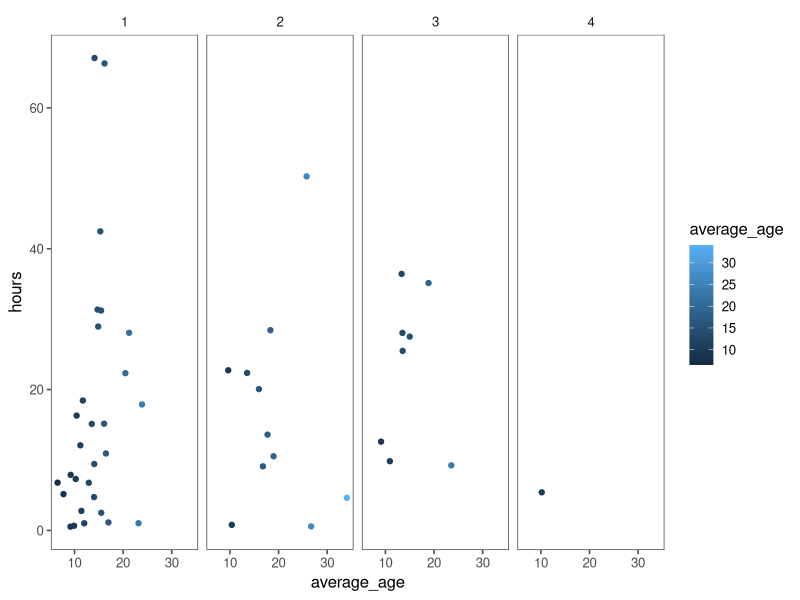
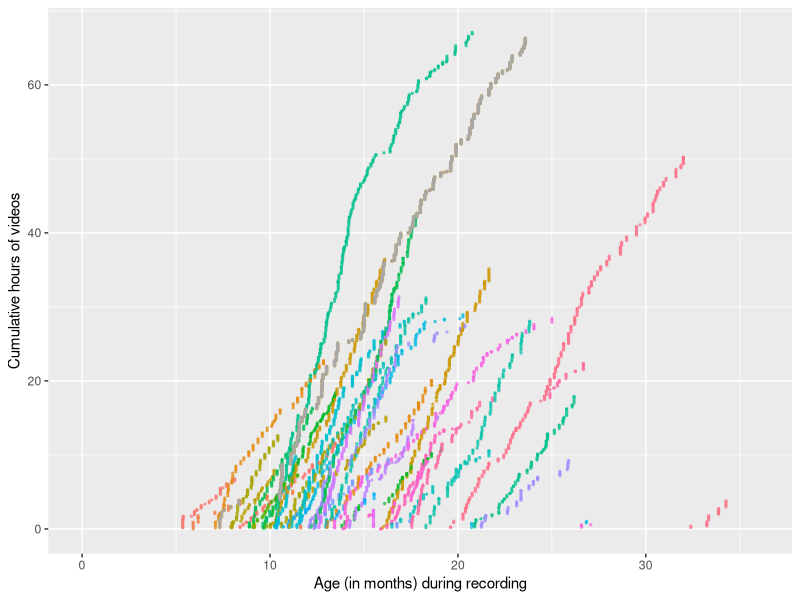
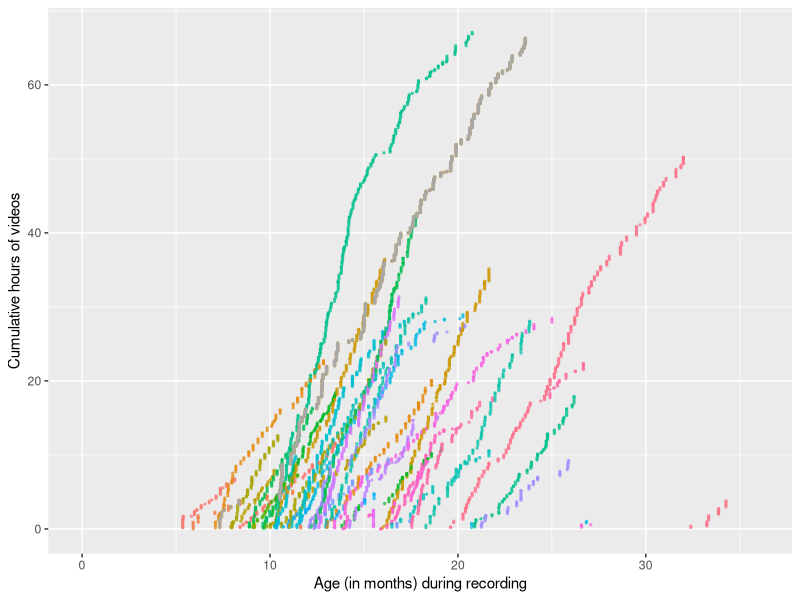

These charts were generated, in order, by the following R code:
## ---- chunk 1
library(tidyverse)
library(here)
library(ggthemes)
## ---- chunk 2
merged = read_csv(file=here::here('data/merged_dataset_with_descriptives.csv'))
## ---- chunk 3
duration_statistics <- merged %>%
  group_by(cohort) %>%
  filter(!is.na(duration)) %>%
  summarize(minutes = sum(duration)/60, hours = minutes /60, subjects = length(unique(subject_id)))

## ---- chunk 4
bv_home = merged %>%
  filter(cohort != 'ego-single') %>%
  filter(!is.na(duration)) %>%
  summarize(minutes = sum(duration)/60, hours = minutes /60, subjects = length(unique(subject_id))) 
## ---- chunk 5
language_data <- merged %>%
  group_by(cohort, subject_id, num_lang) %>%
  summarize(subjects = length(unique(subject_id)), minutes = sum(duration)/60, hours = minutes/60, average_age = mean(age_in_months)) 
## ---- chunk 6
ggplot(language_data, aes(x=average_age, y=hours, col=average_age)) +
  geom_point() +
  facet_grid(~num_lang) +
  theme_few()
## ---- chunk 7

hours_by_subject <- merged %>% 
  group_by(subject_id) %>%
  summarize(num_hours = (sum(duration, na.rm=TRUE)/60)/60) %>%
  arrange(-num_hours) 

hours_by_subject
## ---- chunk 8
main_plot_age_bin <- merged %>%
  mutate(duration_in_minutes = duration/60) %>%
  group_by(subject_id, cohort) %>%
  arrange(age_in_months) %>%
  mutate(minutes_cumulative = cumsum(duration_in_minutes)) %>%
  select(subject_id, minutes_cumulative, age_in_months)
## ---- chunk 9
ggplot(main_plot_age_bin, aes(x=age_in_months, y=minutes_cumulative/60, col=subject_id)) +
  geom_point(alpha=.6, size=.5) +
  geom_point(data = main_plot_age_bin %>% filter(cohort=='ego_single'), alpha=.6, size=.5, color='darkgrey') +
  theme(legend.position='right') +
  ylab('Cumulative hours of videos') +
  xlab('Age (in months) during recording')  +
  theme(legend.position = 'none') +
  xlim(0,36) 
  # facet_wrap(~cohort)

ggsave('age_by_duration.pdf', width=4, units='in')
